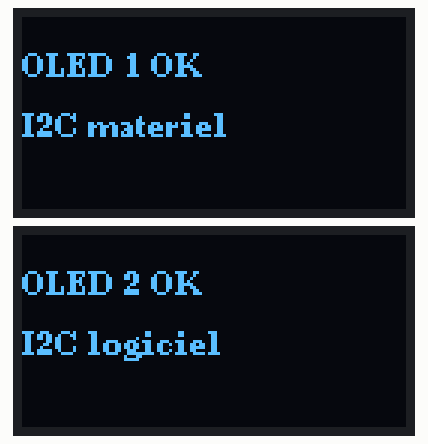
Simulated run of this sketch. Board: Arduino Uno, built with avr-gcc and run on an emulated ATmega328P. Shown: 2 × 128×64 one-colour display.

Above: at 0.2 s.

The sketch:

Test_OLED.ino
```cpp
#include <Wire.h>
#include <U8g2lib.h>

// OLED 1 : I2C matériel
U8G2_SSD1306_128X64_NONAME_F_HW_I2C oled1(
  U8G2_R0,
  U8X8_PIN_NONE
);

// OLED 2 : I2C logiciel
// SCL = D8, SDA = D9
U8G2_SSD1306_128X64_NONAME_F_SW_I2C oled2(
  U8G2_R0,
  8,
  9,
  U8X8_PIN_NONE
);

void setup() {
  Wire.begin();
  Wire.setClock(100000);

  oled1.setI2CAddress(0x3C * 2);
  oled2.setI2CAddress(0x3C * 2);

  oled1.begin();
  oled2.begin();

  oled1.clearBuffer();
  oled1.setFont(u8g2_font_ncenB08_tr);
  oled1.drawStr(0, 20, "OLED 1 OK");
  oled1.drawStr(0, 40, "I2C materiel");
  oled1.sendBuffer();

  oled2.clearBuffer();
  oled2.setFont(u8g2_font_ncenB08_tr);
  oled2.drawStr(0, 20, "OLED 2 OK");
  oled2.drawStr(0, 40, "I2C logiciel");
  oled2.sendBuffer();
}

void loop() {
}
```
